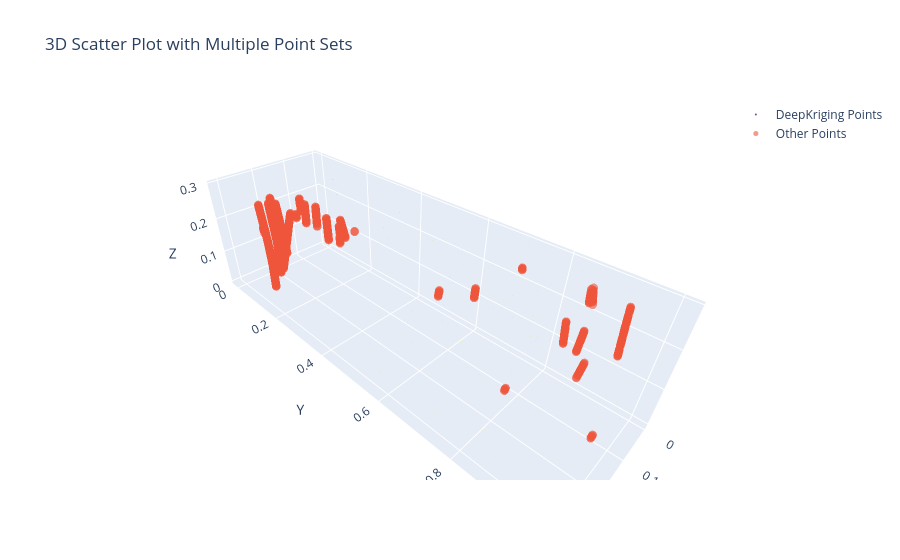

Notebook source saved alongside this figure:
### Code cell
import plotly.graph_objects as go

# Create the first set of points
trace1 = go.Scatter3d(
    x=combined_data['X'],
    y=combined_data['Y'],
    z=combined_data['Z'],
    mode='markers',
    marker=dict(
        size=combined_data['DeepKriging_Std'],
        color=combined_data['DeepKriging_Pred'],
        colorscale='Viridis',
        opacity=0.7,
        line=dict(width=0)
    ),
    name='DeepKriging Points'
)

# Create the second set of points (example data)
# Replace `other_data` with your actual DataFrame for the second set of points
trace2 = go.Scatter3d(
    x=deposit_data['X'],
    y=deposit_data['Y'],
    z=deposit_data['Z'],
    mode='markers',
    marker=dict(
        size=5,  # Adjust size as needed
        #color='Au_ppm',  # Static color for the second set of points
        opacity=0.6,
        line=dict(width=0)
    ),
    name='Other Points'
)

# Combine both traces into a single figure
fig = go.Figure(data=[trace1, trace2])

# Update layout
fig.update_layout(
    title="3D Scatter Plot with Multiple Point Sets",
    scene=dict(
        xaxis_title="X",
        yaxis_title="Y",
        zaxis_title="Z"
    )
)

# Show the plot
fig.show()

### Figure 1 — Plotly figure (JSON) as saved in the notebook; plotly's stock layout.template omitted (floating-point values rounded to 4 significant figures; data arrays with more than 128 entries replaced by an {"elided": "..."} marker saying what was removed)
{"data": [{"marker": {"color": {"elided": "15625 float values"}, "colorscale": [[0, "#440154"], [0.1111, "#482878"], [0.2222, "#3e4989"], [0.3333, "#31688e"], [0.4444, "#26828e"], [0.5556, "#1f9e89"], [0.6667, "#35b779"], [0.7778, "#6ece58"], [0.8889, "#b5de2b"], [1, "#fde725"]], "line": {"width": 0}, "opacity": 0.7, "size": {"elided": "15625 float values"}}, "mode": "markers", "name": "DeepKriging Points", "type": "scatter3d", "x": {"elided": "15625 float values"}, "y": {"elided": "15625 float values"}, "z": {"elided": "15625 float values"}}, {"marker": {"line": {"width": 0}, "opacity": 0.6, "size": 5}, "mode": "markers", "name": "Other Points", "type": "scatter3d", "x": {"elided": "1219 float values"}, "y": {"elided": "1219 float values"}, "z": {"elided": "1219 float values"}}], "layout": {"scene": {"xaxis": {"title": {"text": "X"}}, "yaxis": {"title": {"text": "Y"}}, "zaxis": {"title": {"text": "Z"}}}, "title": {"text": "3D Scatter Plot with Multiple Point Sets"}}}
